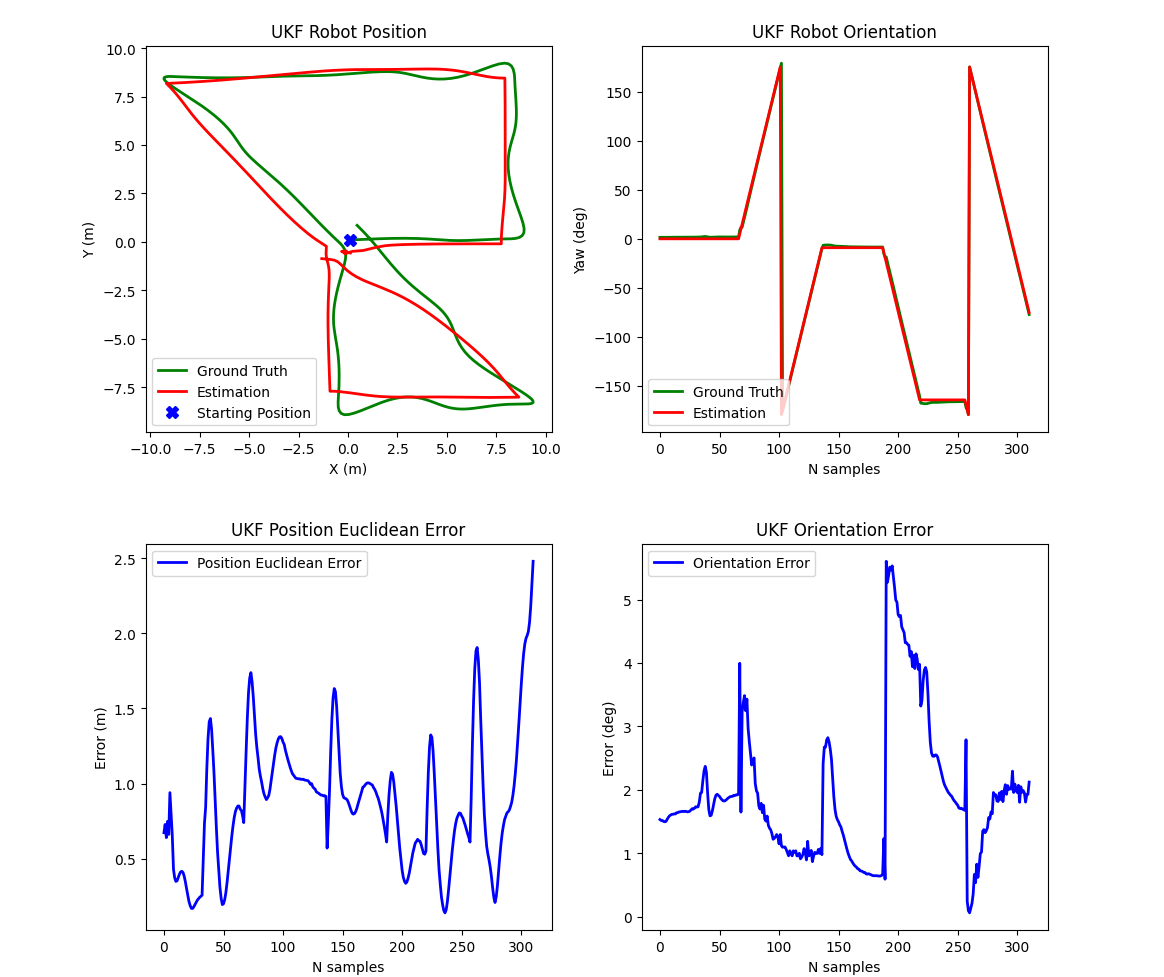

Source code (Python):
import numpy as np
from numpy import genfromtxt
from numpy.lib.function_base import average
from math import tan, sin, cos, sqrt, atan2
import matplotlib.pyplot as plt
from filterpy.stats import plot_covariance_ellipse
from filterpy.kalman import UnscentedKalmanFilter as UKF
from filterpy.kalman.sigma_points import MerweScaledSigmaPoints

dt = 0.25

def move(x, dt, u):
    return x + u*dt


def normalize_angle(x):
    x = x % (2 * np.pi)    # force in range [0, 2 pi)
    if x > np.pi:          # move to [-pi, pi)
        x -= 2 * np.pi
    return x


def residual_h(a, b):
    y = a - b
    # data in format [dist_1, bearing_1, dist_2, bearing_2,...]
    for i in range(0, len(y), 2):
        y[i + 1] = normalize_angle(y[i + 1])
    return y

def residual_x(a, b):
    y = a - b
    y[2] = normalize_angle(y[2])
    return y


def Hxy(x, landmarks):
    """ takes a state variable and returns the measurement
    that would correspond to that state. """
    hx = []
    for lmark in landmarks:
        px, py = lmark
        dist = sqrt((px - x[0])**2 + (py - x[1])**2)
        angle = atan2(py - x[1], px - x[0])
        hx.extend([dist, normalize_angle(angle - x[2])])
    return np.array(hx)

def Hyaw(x, landmarks):
    """ takes a state variable and returns the measurement
    that would correspond to that state. """
    hx = []
    for lmark in landmarks:
        px, py = lmark
        dist = sqrt((px - x[0])**2 + (py - x[1])**2)
        angle = atan2(py - x[1], px - x[0])
        hx.extend([dist, normalize_angle(angle)])
    return np.array(hx)

def state_mean(sigmas, Wm):
    x = np.zeros(3)

    sum_sin = np.sum(np.dot(np.sin(sigmas[:, 2]), Wm))
    sum_cos = np.sum(np.dot(np.cos(sigmas[:, 2]), Wm))
    x[0] = np.sum(np.dot(sigmas[:, 0], Wm))
    x[1] = np.sum(np.dot(sigmas[:, 1], Wm))
    x[2] = atan2(sum_sin, sum_cos)
    return x

def z_mean(sigmas, Wm):
    z_count = sigmas.shape[1]
    x = np.zeros(z_count)

    for z in range(0, z_count, 2):
        sum_sin = np.sum(np.dot(np.sin(sigmas[:, z+1]), Wm))
        sum_cos = np.sum(np.dot(np.cos(sigmas[:, z+1]), Wm))

        x[z] = np.sum(np.dot(sigmas[:,z], Wm))
        x[z+1] = atan2(sum_sin, sum_cos)
    return x

def run_localization(
    H, cmds, landmarks, init, obs_polar, sigma_vel, sigma_steer, sigma_range, 
    sigma_bearing, ellipse_step=1, step=1):

    points = MerweScaledSigmaPoints(n=3, alpha=.00001, beta=2, kappa=0, 
                                    subtract=residual_x)
    ukf = UKF(dim_x=3, dim_z=2*len(landmarks), fx=move, hx=H,
              dt=dt, points=points, x_mean_fn=state_mean, 
              z_mean_fn=z_mean, residual_x=residual_x, 
              residual_z=residual_h)

    ukf.x = init
    ukf.P = np.diag([.1, .1, .05])
    ukf.R = np.diag([sigma_range**2, sigma_bearing**2]*len(landmarks))
    ukf.Q = np.eye(3)*0.0001
    
    track = []

    for i, u in enumerate(cmds):

        ukf.predict(u=u)
        ukf.update(obs_polar[i,:2], landmarks=landmarks)

        track.append(ukf.x)


    track = np.array(track)

    return ukf, track


########## MAIN #########

gt = np.genfromtxt('Data/gt.csv', delimiter='\t')[1:, 1:4]
obs_polar = np.genfromtxt('Data/obs_polar.csv', delimiter='\t')[1:, 1:4]
cmds = np.genfromtxt('Data/cmd.csv', delimiter='\t')[1:,1:4]
landmarks = np.array([[0, 0]])

ukf_xy,track_xy = run_localization(Hxy, cmds, landmarks, [0,0,0], obs_polar, sigma_vel=0.1, sigma_steer=np.radians(1), sigma_range=0.3, sigma_bearing=0.1)
ukf_yaw,track_yaw = run_localization(Hyaw, cmds, landmarks, [0,0,0], obs_polar, sigma_vel=0.1, sigma_steer=np.radians(1), sigma_range=0.3, sigma_bearing=0.1)

# Error Calculation
euc_error = np.sqrt((track_xy[:, 0] - gt[:, 0])**2 + (track_xy[:, 1] - gt[:, 1])**2)
ori_error = abs(np.arctan2(np.sin(track_yaw[:, 2] - gt[:, 2]), np.cos(track_yaw[:, 2] - gt[:, 2]))*180.0/np.pi)

# Average Error
print(average(euc_error), average(ori_error))

# Plot
plt.subplot(2, 2, 1)
plt.plot(gt[:, 0], gt[:,1], color='g', lw=2)
plt.plot(track_xy[:, 0], track_xy[:,1], color='r', lw=2)
plt.plot(gt[0, 0], gt[0, 1], 'bX', markersize=8)
plt.title("UKF Robot Position")
plt.xlabel("X (m)")
plt.ylabel("Y (m)")
plt.legend(["Ground Truth", "Estimation", "Starting Position"])

plt.subplot(2, 2, 2)
plt.plot(gt[:, 2]*180.0/np.pi, color='g', lw=2)
plt.plot(track_yaw[:, 2]*180.0/np.pi, color='r', lw=2)
plt.title("UKF Robot Orientation")
plt.xlabel("N samples")
plt.ylabel("Yaw (deg)")
plt.legend(["Ground Truth", "Estimation"])

plt.subplot(2, 2, 3)
plt.plot(euc_error, color='b', lw=2)
plt.title("UKF Position Euclidean Error")
plt.xlabel("N samples")
plt.ylabel("Error (m)")
plt.legend(["Position Euclidean Error"])

plt.subplot(2, 2, 4)
plt.plot(ori_error, color='b', lw=2)
plt.title("UKF Orientation Error")
plt.xlabel("N samples")
plt.ylabel("Error (deg)")
plt.legend(["Orientation Error"])

plt.show()
